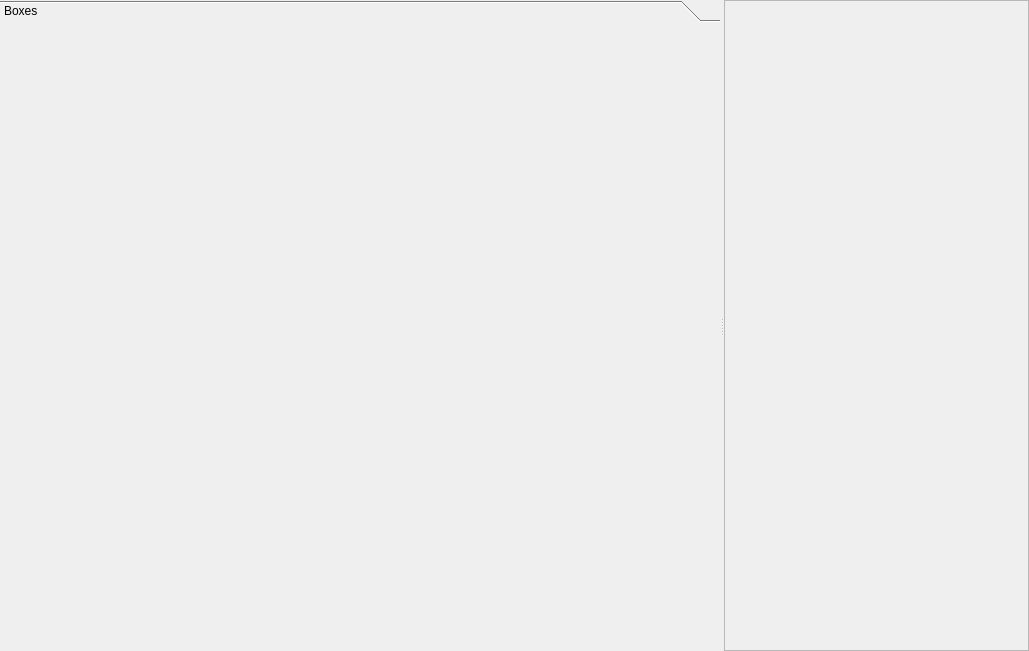
<?xml version="1.0" encoding="UTF-8"?>
<ui version="4.0">
 <class>Designer</class>
 <widget class="QWidget" name="Designer">
  <property name="geometry">
   <rect>
    <x>0</x>
    <y>0</y>
    <width>1029</width>
    <height>651</height>
   </rect>
  </property>
  <layout class="QHBoxLayout" name="horizontalLayout">
   <property name="spacing">
    <number>0</number>
   </property>
   <property name="margin">
    <number>0</number>
   </property>
   <item>
    <widget class="QSplitter" name="splitter">
     <property name="orientation">
      <enum>Qt::Horizontal</enum>
     </property>
     <widget class="QToolBox" name="toolBox">
      <property name="maximumSize">
       <size>
        <width>720</width>
        <height>16777215</height>
       </size>
      </property>
      <property name="currentIndex">
       <number>0</number>
      </property>
      <widget class="QWidget" name="page">
       <property name="geometry">
        <rect>
         <x>0</x>
         <y>0</y>
         <width>720</width>
         <height>620</height>
        </rect>
       </property>
       <attribute name="label">
        <string>Boxes</string>
       </attribute>
      </widget>
     </widget>
     <widget class="QScrollArea" name="scrollArea">
      <property name="verticalScrollBarPolicy">
       <enum>Qt::ScrollBarAsNeeded</enum>
      </property>
      <property name="horizontalScrollBarPolicy">
       <enum>Qt::ScrollBarAsNeeded</enum>
      </property>
      <property name="widgetResizable">
       <bool>true</bool>
      </property>
      <widget class="QWidget" name="scrollAreaWidgetContents">
       <property name="geometry">
        <rect>
         <x>0</x>
         <y>0</y>
         <width>301</width>
         <height>649</height>
        </rect>
       </property>
       <layout class="QHBoxLayout" name="horizontalLayout_4">
        <property name="spacing">
         <number>0</number>
        </property>
        <property name="margin">
         <number>0</number>
        </property>
       </layout>
      </widget>
     </widget>
    </widget>
   </item>
  </layout>
 </widget>
 <resources/>
 <connections/>
</ui>
